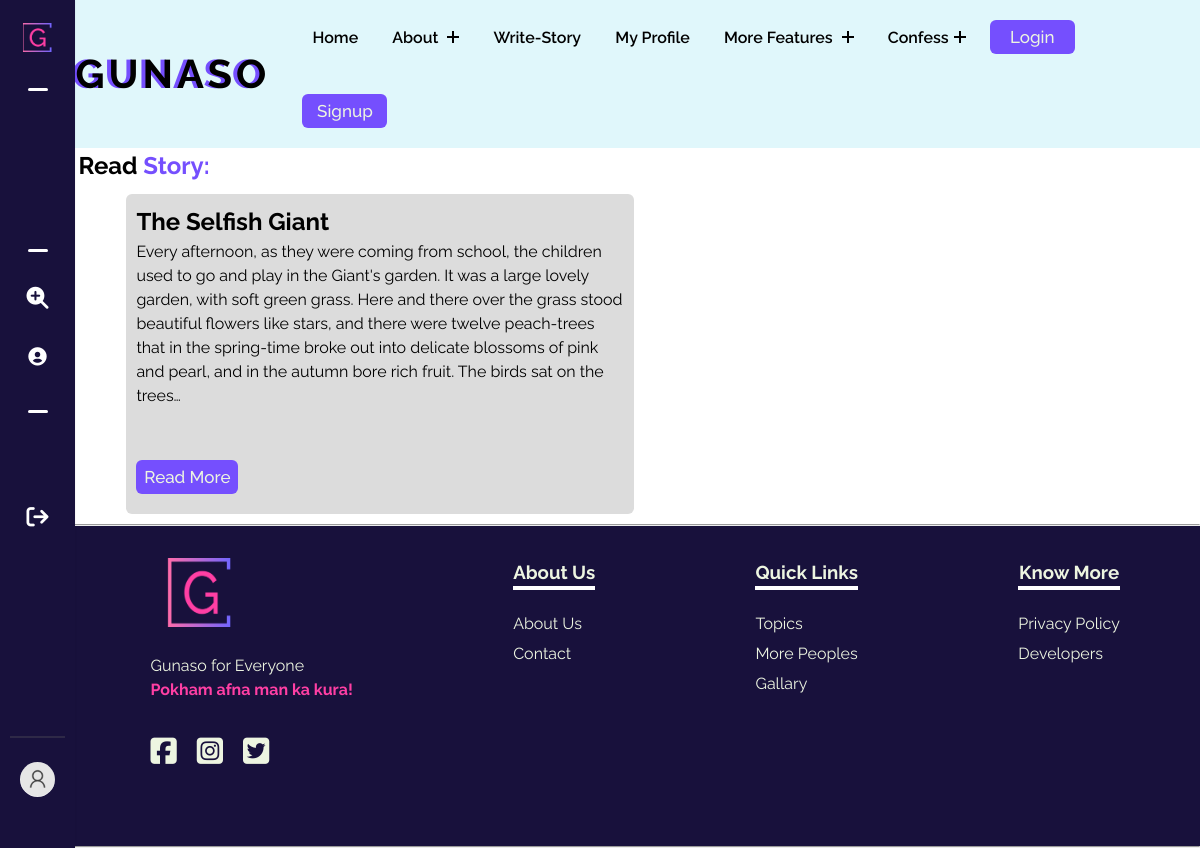
The page /read-story/ on the database its author committed.
### gunasoApp/models.py (models this page shows, shortened)
class Story(models.Model):
    sno = models.AutoField(primary_key=True)
    user = models.ForeignKey(User, on_delete=models.CASCADE)
    slug = models.SlugField(max_length=255, unique=True, blank=True)
    storySubject = models.CharField(max_length = 255, blank=True)
    storyType = models.CharField(max_length = 50, blank=True)
    storyContent = models.TextField(blank=True)

### gunasoApp/views.py (the view)
# urls.py: path('read-story/',views.readstory, name='readstory'),
def readstory(request):
    if request.user.is_anonymous:
        stories = Story.objects.all()[::-1]
        context = {"stories":stories}
        return render(request, 'readstory.html', context)
    else:
        clippedStory_fetch = Storyclipping.objects.filter(user =request.user)
        saved_story = clippedStory_fetch.values_list('visitedStory', flat=True)
        stories = Story.objects.all()[::-1]
        context = {"stories":stories, 'saved_story':saved_story}
        return render(request, 'readstory.html', context)

### templates/readstory.html (shortened to what this page needs)
{% extends 'base.html' %}
{% load static %}
    {% block base_style%}
    {{ block.super }}
    <link rel="stylesheet" href="{% static 'styles/readstory.css' %}">
    {% endblock base_style%}
    {% block content %}
    <div class="readstorymain">
        <h2>Read <span>Story:</span></h2>
        <div class="flexcontain">
            {% for item in stories %}
            <div class="storycard" data-aos="fade-up">
                <h2>{{item.storySubject}}</h2>
                <p>
                    {{item.storyContent|truncatechars:400}}
                </p>
                <div class="forbtn">
                    <a href="/read-story/{{item.slug}}">
                        <button class="copybtn">
                            Read More
                        </button>
                    </a>
                </div>
            </div>
            {% endfor %}
        </div>
    </div>
    {% endblock %}

### static/styles/base.css (style rules this page uses)
:root { --dark: #754ffe; --darkgreen: #379683; --bcolor: #5CDB95; --cooltexr: #4a4b65; --backupgreen: #8EE4AF; --para: #EDF5E1; --mainheading: #FFF; --hotish: #FF3FA4; --skyblue: #525FE1; --footer: #18113c; }
body { line-height: 1.5; font-family: "Raleway", sans-serif; font-weight: 400; }
* { margin: 0; padding: 0; box-sizing: border-box; }
a { text-decoration: none; }
input, textarea, button, select, a, i { -webkit-tap-highlight-color: transparent; }
button { cursor: pointer; background-color: #754ffe; font-family: inherit; display: inline-block; width: 5em; height: 2em; line-height: 1.9em; margin: 20px; position: relative; overflow: hidden; border: 2px solid var(--color); transition: color .5s; font-size: 17px; border-radius: 6px; font-weight: 500; color: var(--para); }
button:before { content: ""; position: absolute; z-index: -1; background: var(--skyblue); height: 150px; width: 200px; border-radius: 50%; }
button:before { top: 100%; left: 100%; transition: all .7s; }

### static/styles/readstory.css (style rules this page uses)
* { margin: 0; padding: 0; box-sizing: border-box; scroll-behavior: smooth }
:root { --dark: #754ffe; --darkgreen: #379683; --bcolor: #5CDB95; --cooltexr: #4a4b65; --backupgreen: #8EE4AF; --para: #EDF5E1; --mainheading: #FFF; --hotish: #FF3FA4; --skyblue: #525FE1; --footer: #18113c; }
.copybtn { cursor: pointer; background-color: var(--dark); font-family: inherit; display: inline-block; width: 6em; height: 2em; line-height: 1.9em; margin: 20px 0 10px 0; position: relative; overflow: hidden; border: 2px solid var(--color); transition: color .5s; z-index: 1; font-size: 17px; border-radius: 6px; font-weight: 500; color: var(--para); }
.copybtn:before { content: ""; position: absolute; z-index: -1; background: var(--skyblue); height: 150px; width: 200px; border-radius: 50%; }
.copybtn:before { top: 100%; left: 100%; transition: all .7s; }
.readstorymain { margin-left: 4.9rem; }
.readstorymain span { color: var(--dark); }
.flexcontain { display: grid; gap: 10px; grid-template-columns: repeat(2, 1fr); padding: 10px 3rem; }
.storycard { display: flex; flex-direction: column; justify-content: space-between; padding: 10px; border-radius: 6px; height: 40vh; background-color: gainsboro; }
.forbtn { margin-top: auto; display: flex; gap: 20px; }

### rows shown on the page
Story: storySubject "The Selfish Giant", storyContent "Every afternoon, as they were coming from school, the children used to go and play in the Giant's garden. It was a large lovely garden, with soft green grass. Here and there over the grass stood beautiful flowers like stars, and there were twelve peach-trees that in the spring-time broke out into delicate blossoms of pink and pearl, and in the autumn bore rich fruit. The birds sat on the trees…"
